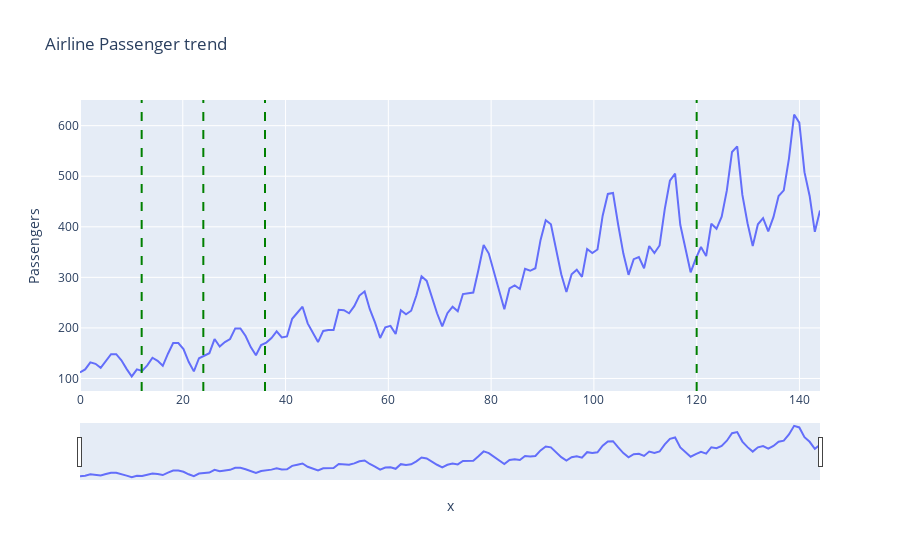

Write notebook code for a chart like this one.
### Code cell
t = np.linspace(0,144,144)
fig = px.line(df.reset_index(), x = t, y = 'Passengers', title= 'Airline Passenger trend')
fig.update_xaxes(rangeslider_visible= True)
line_type = "dash"
c= "green"
fig.add_vline(x=12 , line_dash=line_type, line_color=c)
fig.add_vline(x=24 , line_dash=line_type, line_color=c)
fig.add_vline(x=36 , line_dash=line_type, line_color=c)
fig.add_vline(x=120 , line_dash=line_type, line_color=c)
fig.show()

### Figure 1 — Plotly figure (JSON) as saved in the notebook; plotly's stock layout.template omitted (floating-point values rounded to 4 significant figures; data arrays with more than 128 entries replaced by an {"elided": "..."} marker saying what was removed)
{"data": [{"hovertemplate": "x=%{x}<br>Passengers=%{y}<extra></extra>", "legendgroup": "", "line": {"color": "#636efa", "dash": "solid"}, "marker": {"symbol": "circle"}, "mode": "lines", "name": "", "orientation": "v", "showlegend": false, "type": "scatter", "x": {"elided": "144 float values"}, "xaxis": "x", "y": {"elided": "144 int values"}, "yaxis": "y"}], "layout": {"legend": {"tracegroupgap": 0}, "shapes": [{"line": {"color": "green", "dash": "dash"}, "type": "line", "x0": 12, "x1": 12, "xref": "x", "y0": 0, "y1": 1, "yref": "y domain"}, {"line": {"color": "green", "dash": "dash"}, "type": "line", "x0": 24, "x1": 24, "xref": "x", "y0": 0, "y1": 1, "yref": "y domain"}, {"line": {"color": "green", "dash": "dash"}, "type": "line", "x0": 36, "x1": 36, "xref": "x", "y0": 0, "y1": 1, "yref": "y domain"}, {"line": {"color": "green", "dash": "dash"}, "type": "line", "x0": 120, "x1": 120, "xref": "x", "y0": 0, "y1": 1, "yref": "y domain"}], "title": {"text": "Airline Passenger trend"}, "xaxis": {"anchor": "y", "domain": [0, 1], "rangeslider": {"visible": true}, "title": {"text": "x"}}, "yaxis": {"anchor": "x", "domain": [0, 1], "title": {"text": "Passengers"}}}}
